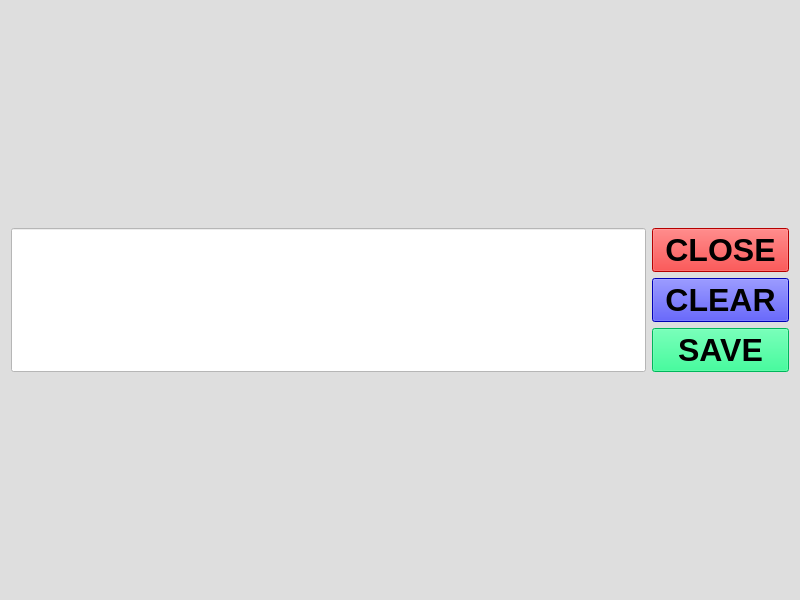
<?xml version="1.0" encoding="UTF-8"?>
<ui version="4.0">
 <class>SaveAs_Widget</class>
 <widget class="QWidget" name="SaveAs_Widget">
  <property name="geometry">
   <rect>
    <x>0</x>
    <y>0</y>
    <width>800</width>
    <height>600</height>
   </rect>
  </property>
  <property name="sizePolicy">
   <sizepolicy hsizetype="Fixed" vsizetype="Fixed">
    <horstretch>0</horstretch>
    <verstretch>0</verstretch>
   </sizepolicy>
  </property>
  <property name="windowTitle">
   <string>Form</string>
  </property>
  <property name="styleSheet">
   <string notr="true">background-color: rgb(222, 222, 222);</string>
  </property>
  <layout class="QVBoxLayout" name="verticalLayout_3">
   <item>
    <layout class="QHBoxLayout" name="horizontalLayout">
     <item>
      <layout class="QVBoxLayout" name="verticalLayout_2">
       <item>
        <widget class="QLineEdit" name="text_field">
         <property name="sizePolicy">
          <sizepolicy hsizetype="Expanding" vsizetype="Preferred">
           <horstretch>0</horstretch>
           <verstretch>0</verstretch>
          </sizepolicy>
         </property>
         <property name="font">
          <font>
           <pointsize>14</pointsize>
           <weight>75</weight>
           <bold>true</bold>
          </font>
         </property>
         <property name="styleSheet">
          <string notr="true">color: rgb(0, 0, 0);
background-color: rgb(255, 255, 255);</string>
         </property>
         <property name="alignment">
          <set>Qt::AlignCenter</set>
         </property>
        </widget>
       </item>
      </layout>
     </item>
     <item>
      <layout class="QVBoxLayout" name="verticalLayout">
       <item>
        <widget class="QPushButton" name="btnClose">
         <property name="sizePolicy">
          <sizepolicy hsizetype="Minimum" vsizetype="Fixed">
           <horstretch>0</horstretch>
           <verstretch>0</verstretch>
          </sizepolicy>
         </property>
         <property name="font">
          <font>
           <pointsize>24</pointsize>
           <weight>75</weight>
           <bold>true</bold>
          </font>
         </property>
         <property name="styleSheet">
          <string notr="true">background-color: rgb(255, 0, 0);</string>
         </property>
         <property name="text">
          <string> CLOSE </string>
         </property>
        </widget>
       </item>
       <item>
        <widget class="QPushButton" name="btnCLEAR">
         <property name="sizePolicy">
          <sizepolicy hsizetype="Minimum" vsizetype="Fixed">
           <horstretch>0</horstretch>
           <verstretch>0</verstretch>
          </sizepolicy>
         </property>
         <property name="font">
          <font>
           <pointsize>24</pointsize>
           <weight>75</weight>
           <bold>true</bold>
          </font>
         </property>
         <property name="styleSheet">
          <string notr="true">background-color: rgb(0, 0, 255);</string>
         </property>
         <property name="text">
          <string> CLEAR </string>
         </property>
        </widget>
       </item>
       <item>
        <widget class="QPushButton" name="btnSAVE">
         <property name="sizePolicy">
          <sizepolicy hsizetype="Minimum" vsizetype="Fixed">
           <horstretch>0</horstretch>
           <verstretch>0</verstretch>
          </sizepolicy>
         </property>
         <property name="font">
          <font>
           <pointsize>24</pointsize>
           <weight>75</weight>
           <bold>true</bold>
          </font>
         </property>
         <property name="styleSheet">
          <string notr="true">background-color: rgb(0, 255, 127);</string>
         </property>
         <property name="text">
          <string> SAVE </string>
         </property>
        </widget>
       </item>
      </layout>
     </item>
    </layout>
   </item>
  </layout>
 </widget>
 <resources/>
 <connections/>
</ui>
